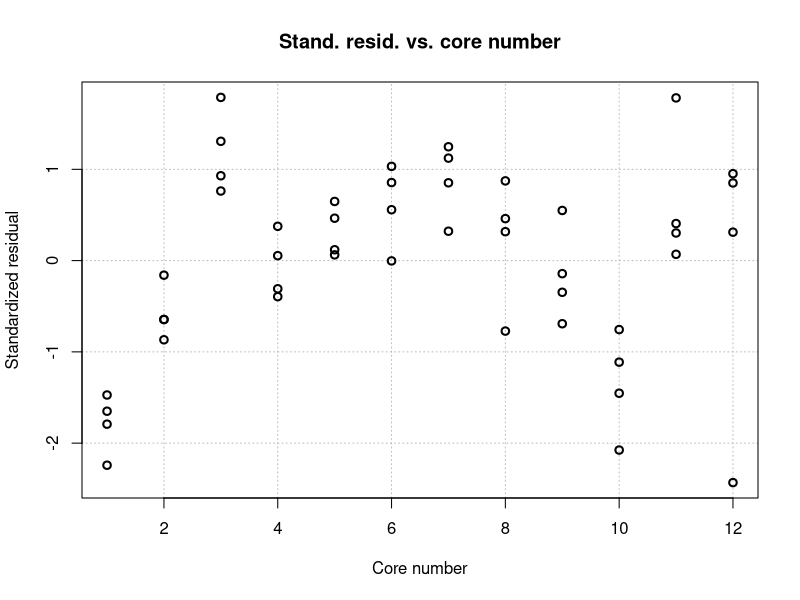
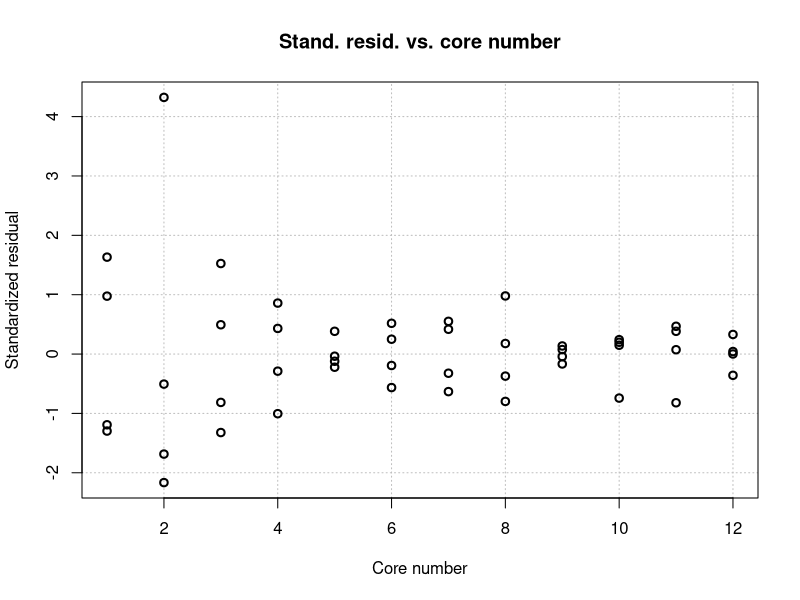
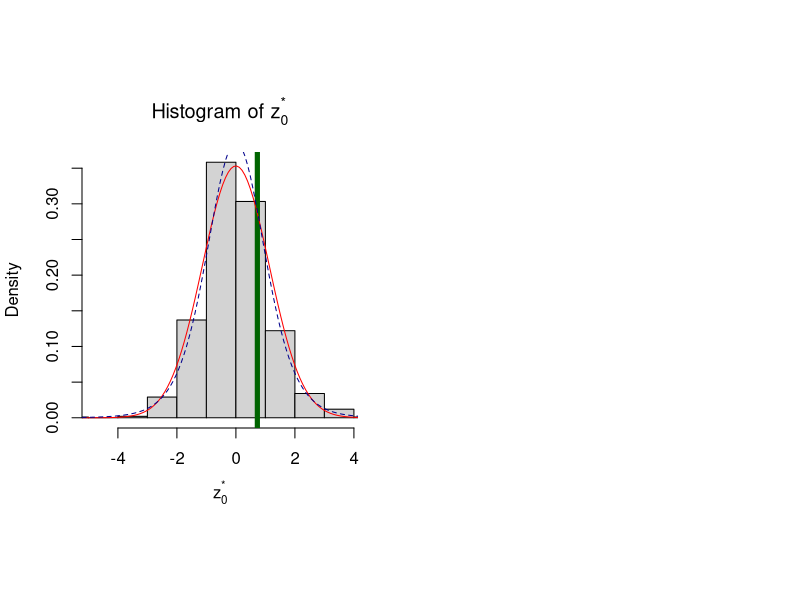

Generate these figures, in order, with R: (Note: this script raises an error after producing the figures.)
########################################################################
# NAME:  Chris Bilder                                                  #
# DATE:  3-12-06                                                       #
# UPDATE:                                                              #
# PURPOSE: Example 6.7                                                 #
#                                                                      #
# NOTES:                                                               #
########################################################################

########################################################################
# Get the data and do some initial examinations

  library(boot)

  head(rock)
  n<-nrow(rock)
  
  mod.fit<-lm(log(perm) ~ area + peri + shape, data = rock)
  sum.fit<-summary(mod.fit)
  sum.fit
  
  influence.stat<-lm.influence(mod.fit)
  h.j<-influence.stat$hat
  # stand.resid<-rstandard(model = mod.fit) can also be used too
  stand.resid<-mod.fit$residuals/(sum.fit$sigma * sqrt(1 - h.j))

  
  #Figure 6.8 - notice how I got the "core number"
  par(mfrow=c(1,1), xaxs = "r")
  plot(x = ceiling((1:n)/4), y = stand.resid, main = "Stand. resid. vs. core number", 
       xlab = "Core number", ylab = "Standardized residual", lwd = 2,
       panel.first = grid(nx = NULL, ny = NULL, col="gray", lty="dotted"))


#################################################################################
#BMA do not do this part
#  What if created another variable for core number?  This is just another way to remove the problem

  core<-ceiling((1:n)/4)
  rock2<-data.frame(rock, core)
  #Notice use of factor below - treats it as a categorical variable like a treatment number in ANOVA
  mod.fit<-lm(log(perm) ~ area + peri + shape + factor(core), data = rock2)
  sum.fit<-summary(mod.fit)
  sum.fit

  influence.stat<-lm.influence(mod.fit)
  h.j<-influence.stat$hat
  # stand.resid<-rstandard(model = mod.fit) can be used too
  stand.resid<-mod.fit$residuals/(sum.fit$sigma * sqrt(1 - h.j))

  
  #Figure 6.8 new version - this is much better than the previous plot! 
  plot(x = core, y = stand.resid, main = "Stand. resid. vs. core number", 
       xlab = "Core number", ylab = "Standardized residual", lwd = 2,
       panel.first = grid(nx = NULL, ny = NULL, col="gray", lty="dotted"))



#################################################################################
# Find the mean for each x by core and fit model

  library(nlme)
  
  core<-ceiling((1:n)/4)
  rock2<-data.frame(rock, core)
  head(rock2)
  
  #Find the means for each explanatory variable by core group
  #  Note that perm was already the same for each core group
  rock.small<-gsummary(object = rock2, FUN = mean, groups = core)
  rock.small
  
  mod.fit<-lm(log(perm) ~ area + peri + shape, data = rock.small)
  sum.fit<-summary(mod.fit)
  sum.fit  #Produces Table 6.6 on p. 283
  
  z.0<-(sum.fit$coefficients[4,1] - 0)/sum.fit$coefficients[4,2]
  z.0

  mod.fit.reduced<-lm(log(perm) ~ area + peri, data = rock.small)
  anova(mod.fit.reduced, mod.fit, test = "F")
  
#################################################################################
# Bootstrap - model-based resampling

  calc.t.modbased<-function(data, i, mu.hat, x) {
    epsilon<-data[i]
    log.perm<-mu.hat + epsilon  
    rock.Ho<-data.frame(log.perm, x)
    mod.fit.modbased<-lm(log.perm ~ area + peri + shape, data = rock.Ho)
    sum.fit<-summary(mod.fit.modbased)
    c(as.numeric(mod.fit.modbased$coefficients), sum.fit$coefficients[4,2])  
  }
  
  #Work with Ho model
  mod.fit.Ho<-lm(log(perm) ~ area + peri, data = rock.small)  
  mu.hat.Ho<-mod.fit.Ho$fitted.values
  h.j.Ho<-lm.influence(mod.fit.Ho)$hat
  
  #Modified residuals
  r.j<-(log(rock.small$perm)-mu.hat.Ho)/sqrt(1-h.j.Ho)
  
  #Try it 
  calc.t.modbased(data = r.j - mean(r.j), i = 1:length(r.j), mu.hat = mu.hat.Ho, x = rock.small)
  
  
  set.seed(1912)
  boot.res.modbased<-boot(data = r.j - mean(r.j), statistic = calc.t.modbased, R = 999, sim = "ordinary", 
                          mu.hat = mu.hat.Ho, x = rock.small)
  boot.res.modbased                    


  #Find p-value without a studentized quantity - for Ho: Beta3 = 0 vs. Ha: Beta3>0
  #  Notice that mod.fit$coefficients[4] was used instead of boot.res.modbased$t0[4]
  (sum(boot.res.modbased$t[,4]>=mod.fit$coefficients[4])+1)/(boot.res.modbased$R+1)
  #Two-sided p-value could be calculated as 2*(above quantity) since want measure of how 
  #  extreme the test statistic is relative to the distribution.  Notice the above quantity is < 0.5; this
  #  is why we would use 2*P(T^* > t) = 2*min{P(T* > t), P(T*<t)}.  In other words, the observed value of t is closer to the right
  #  side end of the distribution
  

  #Find p-value using a studentized quantity - Ho: Beta3 = 0 vs. Ha: Beta3<>0
  z.0<-(sum.fit$coefficients[4,1] - 0)/sum.fit$coefficients[4,2]  #Found previously as well
  z.star.0<-(boot.res.modbased$t[,4] - 0)/boot.res.modbased$t[,5]
  (sum(abs(z.star.0)>=abs(z.0))+1)/(boot.res.modbased$R+1)
  #Alternative two-tail p-value 
  2*min((sum(z.star.0>=z.0)+1)/(boot.res.modbased$R+1), (sum(z.star.0<=z.0)+1)/(boot.res.modbased$R+1))
  
  
  #Find p-value using a studentized quantity - Ho: Beta3 = 0 vs. Ha: Beta3>0 as done in BMA
  (sum(z.star.0>=z.0)+1)/(boot.res.modbased$R+1)



  #Plots of resampling distribution under Ho
  par(mfrow = c(1,2), pty = "s", xaxs = "i")
  
  #Histogram - compare to the left plot in Figure 6.9
  hist(z.star.0, main = expression(paste("Histogram of ", z[0]^{"*"})), xlab=expression(paste(z[0]^{"*"})), freq = FALSE,
       xlim = c(min(z.star.0,z.0), max(z.star.0,z.0))) 
  abline(v = z.0, col = "darkgreen", lwd = 5)
  curve(expr = dnorm(x, mean = mean(z.star.0), sd = sd(z.star.0)), col = "red", add = TRUE)
  curve(expr = dt(x, df = mod.fit$df.residual), col = "darkblue", add = TRUE, lty = "dashed") #t with df = 8 which is what we would normally use
  legend(locator(1), legend = c(expression(paste("N(mean(", z[0]^{"*"},"), var(", z[0]^{"*"}, "))")), "t(8)"), lty = c("solid", "dashed"), 
         col = c("red", "darkblue"), cex = 0.6, bty = "n")

  #EDF
  plot.ecdf(z.star.0, verticals = TRUE, do.p = FALSE, main = expression(paste("EDF for ", z[0]^{"*"})), lwd = 2,
            panel.first = grid(nx = NULL, ny = NULL, col="gray", lty="dotted"), 
            ylab = expression(paste(hat(G), " under ", H[o])), xlab = expression(paste(z[0]^{"*"})))
  curve(expr = pnorm(x, mean(z.star.0), sd = sd(z.star.0)), col = "red", add = TRUE)
  curve(expr = pt(x, df = mod.fit$df.residual), col = "darkblue", add = TRUE, lty = "dashed") #t with df = 8 which is what we would normally use





#################################################################################
# Bootstrap - case resampling
#   To help out, I have repeated some code from earlier in the program

  #Want to subtract out effects of X_0 from y
  #  Fit model under Ho
  mod.fit.Ho<-lm(log(perm) ~ area + peri, data = rock.small)  
  e.0<-mod.fit.Ho$residual 
  X.0<-as.matrix(data.frame(one = 1, area = rock.small$area, peri = rock.small$peri))
  H.0<-X.0%*%solve(t(X.0)%*%X.0)%*%t(X.0)  #Hat matrix
  #Check diagonal elements with lm.influence(mod.fit.Ho)$hat - yes, they check out
  
  #Want to subtract out effects of X_0 from X_1
  I.0<-diag(rep(x = 1, times = nrow(X.0))) #Identity matrix
  X.1<-as.matrix(rock.small$shape)
  X.1.0<-(I.0 - H.0)%*%X.1                 #Residuals
  X.1.0
  gamma.hat<-solve(t(X.1.0)%*%X.1.0)%*%t(X.1.0)%*%e.0 #Bottom p. 279 in BMA

  #Check X.1.0 with regression of X_1 as response and X_0 as explanatory variables
  mod.fit.ck<-lm(shape ~ area + peri, data = rock.small)  
  mod.fit.ck$residual #yes, they check out
  #When X.1 contains more than one variable in it, the above will still work as a check provided
  #  X.1 is a matrix (see documentation for lm() ).  In this setting, there will be more than one "response" 
  #  variable in X_1. 
  #  This corresponds to a "multiple" regression setting with more than one response variable
  #  STAT 873 (Chapter 12 from Dallas Johnson's 1998 multivariate book) explains that one can do a separate regression
  #  on each response variable.  This is what lm() will do with multiple response variables
  #  In the end,  X.1.0<-(I.0 - H.0)%*%X.1 is just providing these residuals as described in BMA on p. 279 
  #  Example of using more than one response variable (THIS IS NOT X.1!):    
  #mod.fit.ck<-lm(as.matrix(data.frame(rock.small$shape, rock.small$perm)) ~ area + peri, data = rock.small)  
  #mod.fit.ck

  
  
  #The same sampling method used in ex6.3.R can be used here.  This means to put the e.0 and X.1.0
  #  into one column of a data.frame (e.0 first and X.1.0 below it) with a second column denoting
  #  if it is e.0 or X.1.0.  The boot() function can then be implemented with the strata option to 
  #  resample within the e.0 or X.1.0 designation.  The calc.t() function can then reform the 
  #  data set in its correct form.  
  #The general problem with this idea is when X.1.0 is not a vector but is a matrix instead.
  #  This will happen when testing more than one explanatory variable at a time.  Therefore, I have wrote
  #  my calc.t function a little different below.  In place of X.1.0, I have created a dummy vector
  #  containing 1's (could have contained something else).  A data.frame is created with one column containing e.0
  #  first and then the dummy vector.  Again, a second column is created as an identifier.  I also pass into 
  #  calc.t() the X.1.0 matrix separately.  When boot() is run with the strata option, I will use the resampled
  #  indices it created to get the correct X.1.0* matrix.  
  #When X.1.0 is not a vector, a different test statistic needs to be used.  It can be the usual full model
  #  vs. reduced model sum of squares comparison statistic that has a F-distribution provided all model 
  #  assumptions are satisfied.  
  #Perhaps, it is easier to just do this all separately without the boot() function???? 
  
  #Create data set
  set1<-rbind(data.frame(value = e.0, variable = "e.0"), 
              data.frame(value = rep(x = 1, times = length(e.0)), variable = "dummy"))
  head(set1)
  tail(set1)
  
  calc.t.cases<-function(data, i, X.1.0.mat, n) {
    d<-data[i,]
    e.0<-d[d$variable == "e.0",1] #just get e.0
    X.1.0<-X.1.0.mat[i[(n+1):(2*n)]-n,]  
    gamma.hat<-solve(t(X.1.0)%*%X.1.0)%*%t(X.1.0)%*%e.0
    residual<-e.0 - X.1.0%*%gamma.hat
     
    #Note: ncol(X.1.0) does not work for some reason in this function???
    s.sq<-sum(residual^2) / (n - NCOL(X.1.0)) #Denominator is sample size - number of parameters estimating 
    var.gamma.hat<-s.sq * solve(t(X.1.0)%*%X.1.0)
    
    #(1,1) element (only one here) is the variance for shape's parameter estimate
    c(gamma.hat, var.gamma.hat) 
  }
  
  #Try it
  n<-length(e.0) 
  calc.t.cases(data = set1, i = 1:(2*n), X.1.0.mat = X.1.0, n = n)
  
  set.seed(3209)
  boot.res.cases<-boot(data = set1, statistic = calc.t.cases, R = 999, sim = "ordinary", strata = set1$variable,
                       X.1.0.mat = X.1.0, n = n)
  boot.res.cases


  #P-value without studentized quantity - Ho: Beta3 = 0 vs. Ha: Beta3>0 as done in BMA
  (sum(boot.res.cases$t[,1]>boot.res.cases$t0[1])+1)/(boot.res.cases$R+1)
  #(sum(boot.res.cases$t[,1]>gamma.hat)+1)/(boot.res.cases$R+1)  #Of course, same with this gamma.hat
  #Two-sided p-value could be calculated as 2*(above quantity)
  
  #Find p-value using a studentized quantity - Ho: Beta3 = 0 vs. Ha: Beta3<>0
  z.0<-(boot.res.cases$t0[1] - 0)/boot.res.cases$t0[2]  #Found previously as well
  z.star.0<-(boot.res.cases$t[,1] - 0)/boot.res.cases$t[,2]
  (sum(abs(z.star.0)>abs(z.0))+1)/(boot.res.cases$R+1)
 
  #Find p-value using a studentized quantity - Ho: Beta3 = 0 vs. Ha: Beta3>0 as done in BMA
  (sum(z.star.0>z.0)+1)/(boot.res.cases$R+1)

   
   
   
   
   
   
   
   
   
   
#
